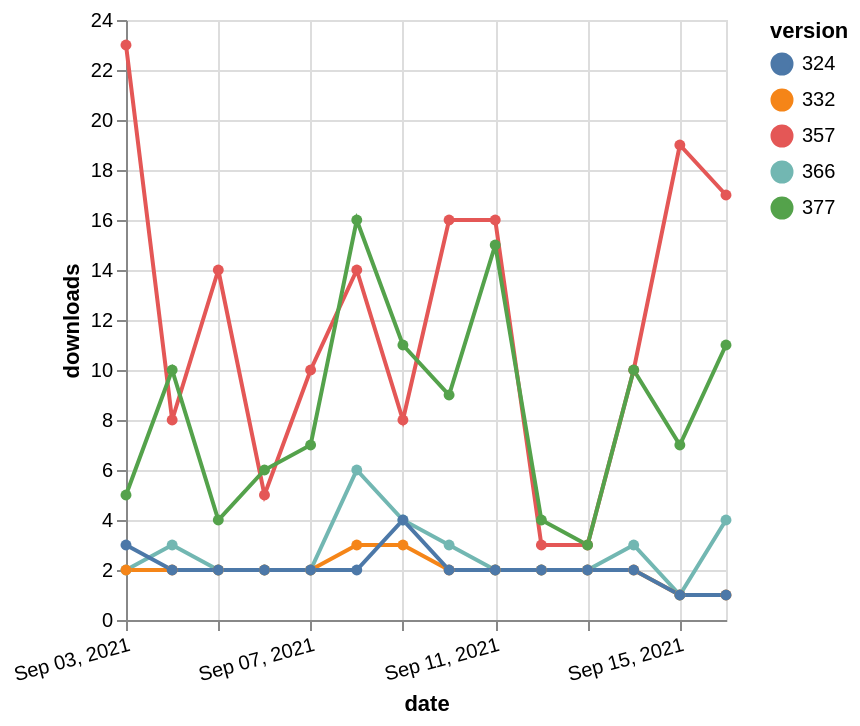

Source (Vega-Lite JSON):
### Vega-Lite specification from a JSON file in a GitHub repository (floating-point values rounded to 4 significant figures)
{"$schema": "https://vega.github.io/schema/vega-lite/v5.json", "description": "A simple bar chart with embedded data.", "data": {"values": [{"date": "2021-09-03", "total": 4492, "delta": 2, "version": "366"}, {"date": "2021-09-04", "total": 4495, "delta": 3, "version": "366"}, {"date": "2021-09-05", "total": 4497, "delta": 2, "version": "366"}, {"date": "2021-09-06", "total": 4499, "delta": 2, "version": "366"}, {"date": "2021-09-07", "total": 4501, "delta": 2, "version": "366"}, {"date": "2021-09-08", "total": 4507, "delta": 6, "version": "366"}, {"date": "2021-09-09", "total": 4511, "delta": 4, "version": "366"}, {"date": "2021-09-10", "total": 4514, "delta": 3, "version": "366"}, {"date": "2021-09-11", "total": 4516, "delta": 2, "version": "366"}, {"date": "2021-09-12", "total": 4518, "delta": 2, "version": "366"}, {"date": "2021-09-13", "total": 4520, "delta": 2, "version": "366"}, {"date": "2021-09-14", "total": 4523, "delta": 3, "version": "366"}, {"date": "2021-09-15", "total": 4524, "delta": 1, "version": "366"}, {"date": "2021-09-16", "total": 4528, "delta": 4, "version": "366"}, {"date": "2021-09-03", "total": 8771, "delta": 23, "version": "357"}, {"date": "2021-09-04", "total": 8779, "delta": 8, "version": "357"}, {"date": "2021-09-05", "total": 8793, "delta": 14, "version": "357"}, {"date": "2021-09-06", "total": 8798, "delta": 5, "version": "357"}, {"date": "2021-09-07", "total": 8808, "delta": 10, "version": "357"}, {"date": "2021-09-08", "total": 8822, "delta": 14, "version": "357"}, {"date": "2021-09-09", "total": 8830, "delta": 8, "version": "357"}, {"date": "2021-09-10", "total": 8846, "delta": 16, "version": "357"}, {"date": "2021-09-11", "total": 8862, "delta": 16, "version": "357"}, {"date": "2021-09-12", "total": 8865, "delta": 3, "version": "357"}, {"date": "2021-09-13", "total": 8868, "delta": 3, "version": "357"}, {"date": "2021-09-14", "total": 8878, "delta": 10, "version": "357"}, {"date": "2021-09-15", "total": 8897, "delta": 19, "version": "357"}, {"date": "2021-09-16", "total": 8914, "delta": 17, "version": "357"}, {"date": "2021-09-03", "total": 4673, "delta": 2, "version": "332"}, {"date": "2021-09-04", "total": 4675, "delta": 2, "version": "332"}, {"date": "2021-09-05", "total": 4677, "delta": 2, "version": "332"}, {"date": "2021-09-06", "total": 4679, "delta": 2, "version": "332"}, {"date": "2021-09-07", "total": 4681, "delta": 2, "version": "332"}, {"date": "2021-09-08", "total": 4684, "delta": 3, "version": "332"}, {"date": "2021-09-09", "total": 4687, "delta": 3, "version": "332"}, {"date": "2021-09-10", "total": 4689, "delta": 2, "version": "332"}, {"date": "2021-09-11", "total": 4691, "delta": 2, "version": "332"}, {"date": "2021-09-12", "total": 4693, "delta": 2, "version": "332"}, {"date": "2021-09-13", "total": 4695, "delta": 2, "version": "332"}, {"date": "2021-09-14", "total": 4697, "delta": 2, "version": "332"}, {"date": "2021-09-15", "total": 4698, "delta": 1, "version": "332"}, {"date": "2021-09-16", "total": 4699, "delta": 1, "version": "332"}, {"date": "2021-09-03", "total": 22798, "delta": 5, "version": "377"}, {"date": "2021-09-04", "total": 22808, "delta": 10, "version": "377"}, {"date": "2021-09-05", "total": 22812, "delta": 4, "version": "377"}, {"date": "2021-09-06", "total": 22818, "delta": 6, "version": "377"}, {"date": "2021-09-07", "total": 22825, "delta": 7, "version": "377"}, {"date": "2021-09-08", "total": 22841, "delta": 16, "version": "377"}, {"date": "2021-09-09", "total": 22852, "delta": 11, "version": "377"}, {"date": "2021-09-10", "total": 22861, "delta": 9, "version": "377"}, {"date": "2021-09-11", "total": 22876, "delta": 15, "version": "377"}, {"date": "2021-09-12", "total": 22880, "delta": 4, "version": "377"}, {"date": "2021-09-13", "total": 22883, "delta": 3, "version": "377"}, {"date": "2021-09-14", "total": 22893, "delta": 10, "version": "377"}, {"date": "2021-09-15", "total": 22900, "delta": 7, "version": "377"}, {"date": "2021-09-16", "total": 22911, "delta": 11, "version": "377"}, {"date": "2021-09-03", "total": 5279, "delta": 3, "version": "324"}, {"date": "2021-09-04", "total": 5281, "delta": 2, "version": "324"}, {"date": "2021-09-05", "total": 5283, "delta": 2, "version": "324"}, {"date": "2021-09-06", "total": 5285, "delta": 2, "version": "324"}, {"date": "2021-09-07", "total": 5287, "delta": 2, "version": "324"}, {"date": "2021-09-08", "total": 5289, "delta": 2, "version": "324"}, {"date": "2021-09-09", "total": 5293, "delta": 4, "version": "324"}, {"date": "2021-09-10", "total": 5295, "delta": 2, "version": "324"}, {"date": "2021-09-11", "total": 5297, "delta": 2, "version": "324"}, {"date": "2021-09-12", "total": 5299, "delta": 2, "version": "324"}, {"date": "2021-09-13", "total": 5301, "delta": 2, "version": "324"}, {"date": "2021-09-14", "total": 5303, "delta": 2, "version": "324"}, {"date": "2021-09-15", "total": 5304, "delta": 1, "version": "324"}, {"date": "2021-09-16", "total": 5305, "delta": 1, "version": "324"}]}, "width": "container", "mark": {"type": "line", "point": {"filled": true}}, "encoding": {"x": {"field": "date", "type": "temporal", "timeUnit": "yearmonthdate", "title": "date", "axis": {"labelAngle": -15}}, "y": {"field": "delta", "type": "quantitative", "title": "downloads"}, "color": {"field": "version", "type": "nominal"}, "tooltip": {"field": "delta"}}}
